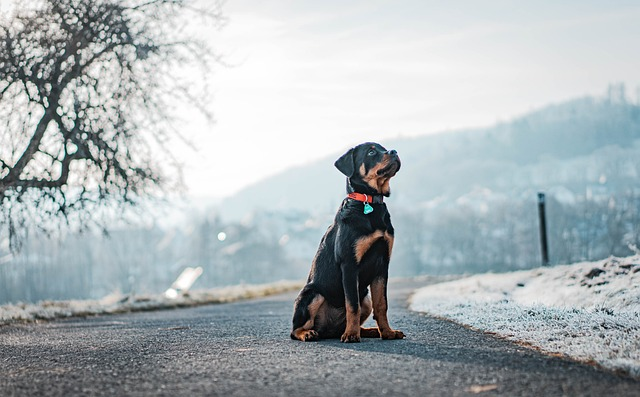
#> input picture dog-7514202_640.jpg, 640 x 397 px
$ python goruntuleriKaristirmak.py
#> lines starting #> are read from the running program, lines starting #| are printed output that depends on the picture
import cv2
import matplotlib.pyplot as plt

# karıştırma
img1 = cv2.imread("dog-7514202_640.jpg")
#> img1 is the input picture: shape (397, 640, 3); mean B, G, R 182.2, 179.2, 170.8
img1 =  cv2.cvtColor(img1, cv2.COLOR_BGR2RGB)
img2 = cv2.imread("pexels-suissounet-2101187.jpg")
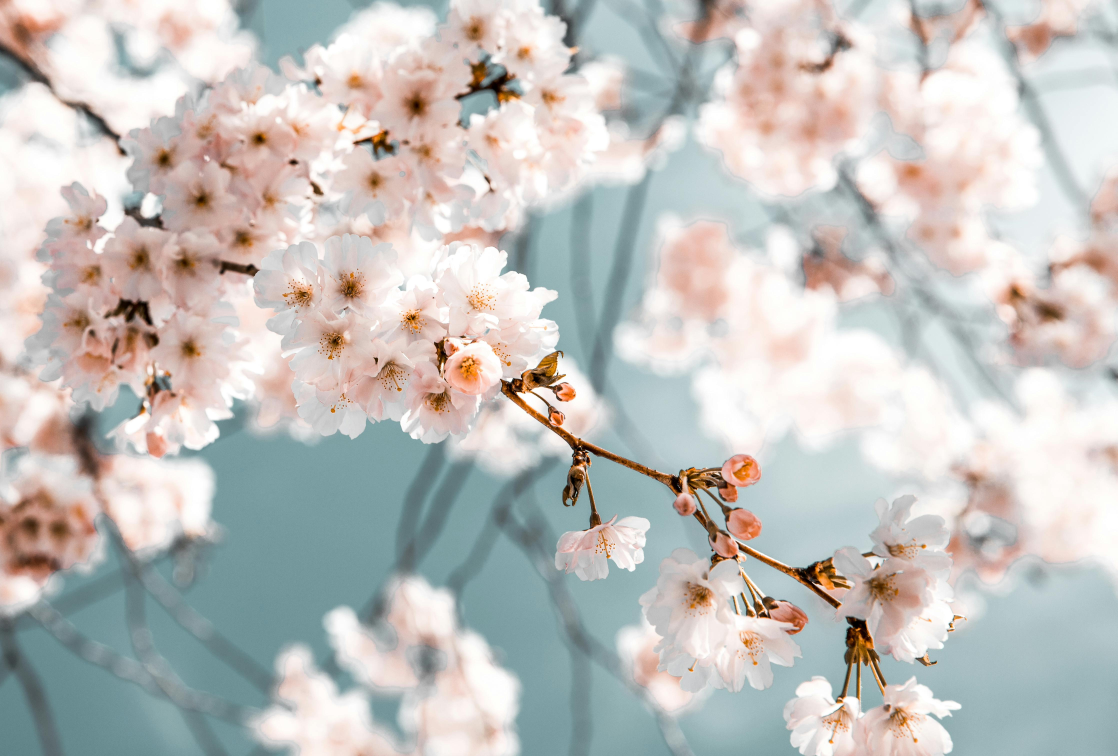
#> input picture pexels-suissounet-2101187.jpg, 4470 x 3024 px (shown at 1/4 size)
#> img2 is the input picture: shape (3024, 4470, 3); mean B, G, R 190.4, 193.6, 194.9
img2 =  cv2.cvtColor(img2, cv2.COLOR_BGR2RGB)

plt.figure()
plt.imshow(img1)

plt.figure()
plt.imshow(img2)

print(img1.shape)
#| (397, 640, 3)
print(img2.shape)
#| (3024, 4470, 3)

img1 = cv2.resize(img1, (600,600))
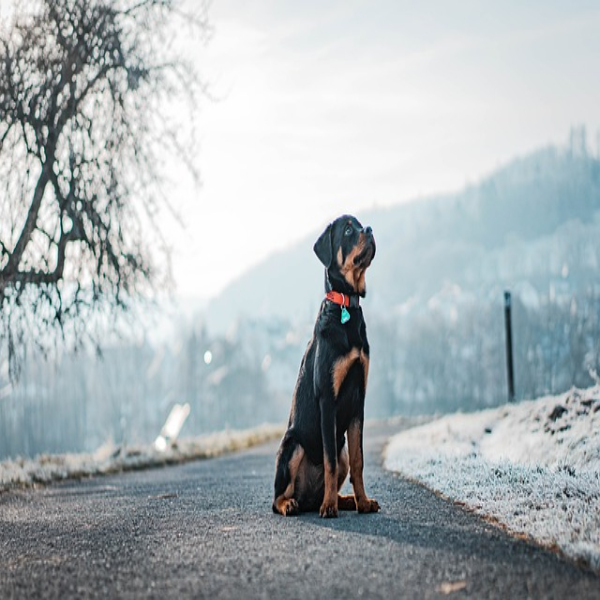
#> img1: shape (600, 600, 3); mean R, G, B 170.7, 179.1, 182.1
print(img1.shape)
#| (600, 600, 3)

img2 = cv2.resize(img2, (600,600))
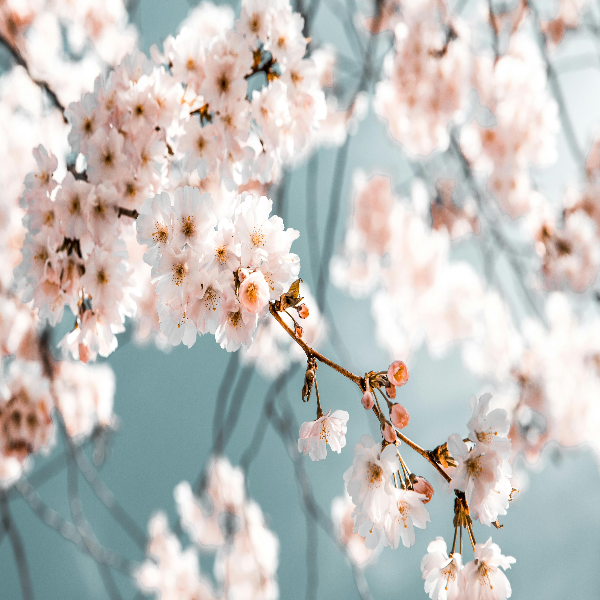
#> img2: shape (600, 600, 3); mean R, G, B 194.8, 193.5, 190.3
print(img2.shape)
#| (600, 600, 3)

plt.figure()
plt.imshow(img1)

plt.figure()
plt.imshow(img2)

# karıştırılmış resim = alpha*img1 + beta*img2
blended = cv2.addWeighted(src1 = img1, alpha = 0.5, src2 = img2, beta = 0.5, gamma=0)
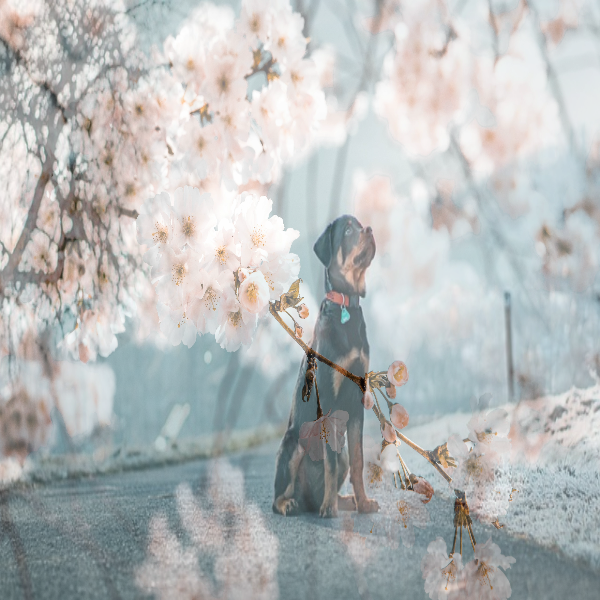
#> blended: shape (600, 600, 3); mean R, G, B 182.7, 186.3, 186.2
plt.figure()
plt.imshow(blended)
